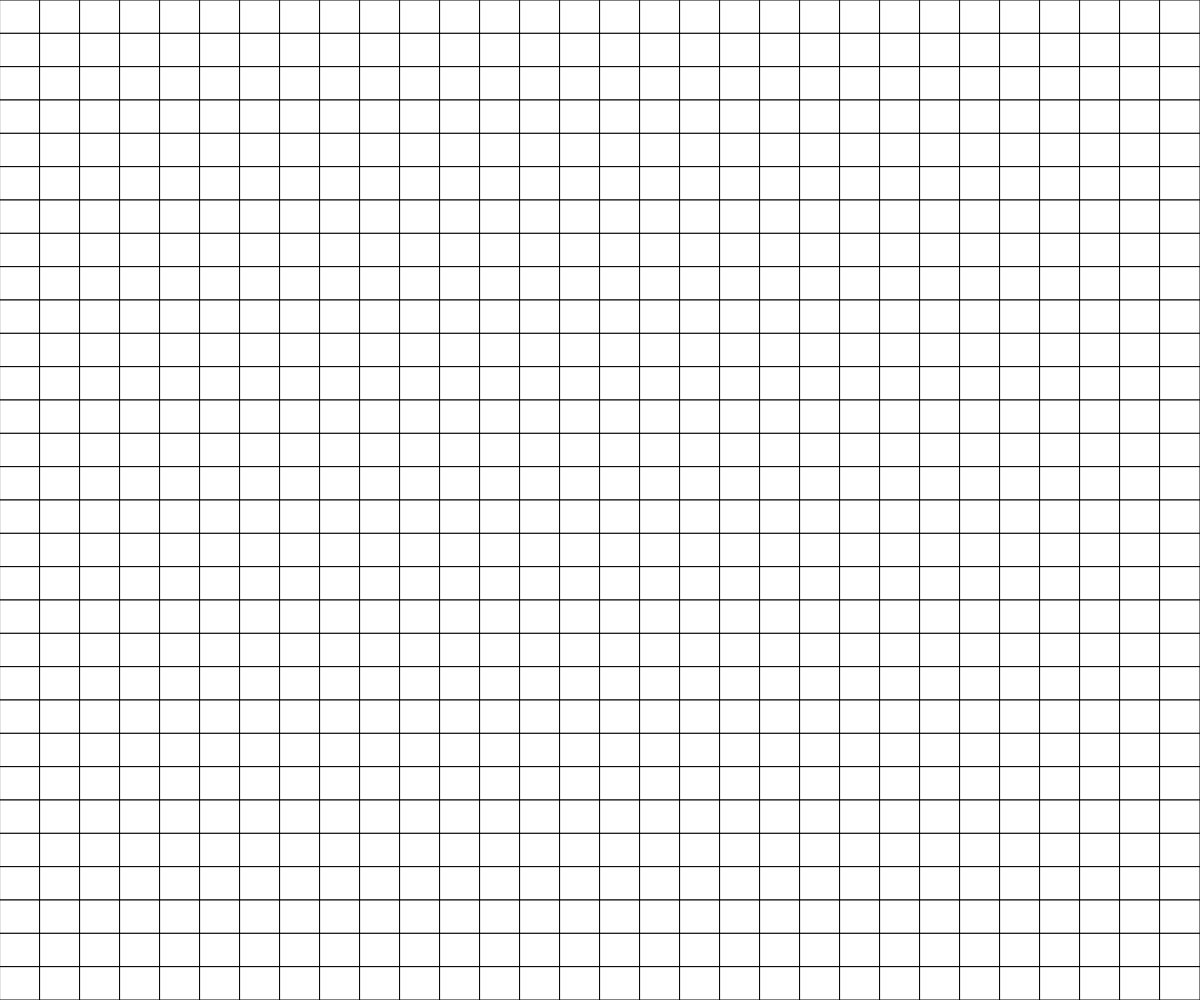
Frame 1 (no input)
Frame 60 (no input): identical to frame 1, image omitted
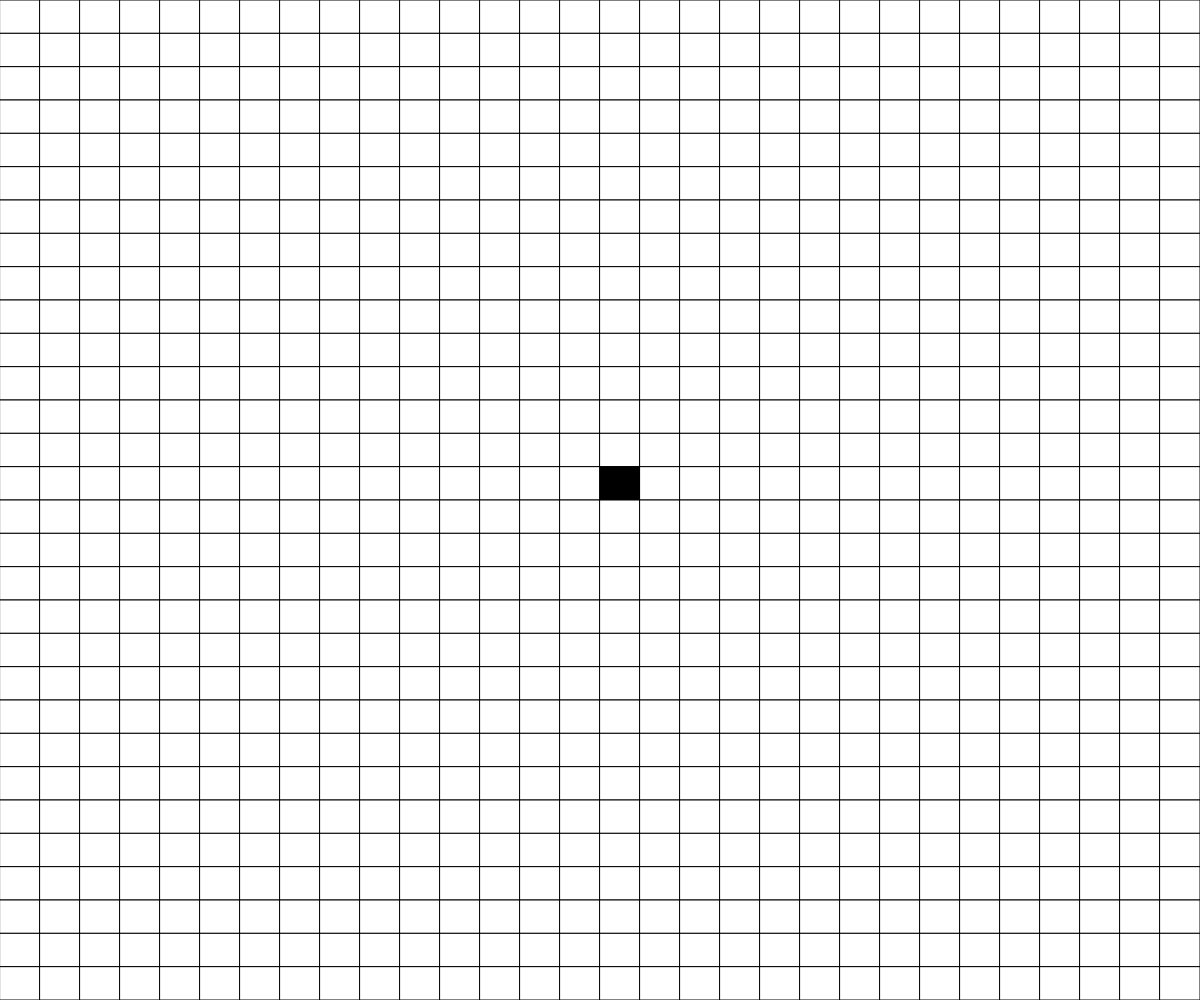
Frame 120 (the mouse pressed at the canvas centre since frame 60)

The p5.js sketch that drew these frames (run headless with seeded random() and noise() and a simulated clock; from frame 60 on, the mouse is pressed at the canvas centre):

// p5.js sketch
// ── sketch.js
// Project Title
// Your Name
// Date
//
// Extra for Experts:
// - describe what you did to take this project "above and beyond"

const ROWS = 30;
const COLS = 30;
let grid; 
let cellW;
let cellH;


function setup() {
  createCanvas(windowWidth, windowHeight);
  cellW = width/COLS;
  cellH = height/ROWS;
  grid = create2DArray(ROWS,COLS);
}

function draw() {
  background(220);
  displayGrid(grid);
}


function create2DArray(COLS,ROWS){
  let emptAr = [];
  for (let y = 0; y <ROWS; y ++){
    emptAr.push([]);
    for (let x = 0; x <COLS; x ++){
      emptAr[y].push(0);
    }
  }
  return emptAr;
}

function createRandom2DArray(COLS,ROWS){
  let emptAr = [];
  for (let y = 0; y <ROWS; y ++){
    emptAr.push([]);
    for (let x = 0; x <COLS; x ++){
      if (random(100) > 50){
        emptAr[y].push(1);
      }
      else {
        emptAr[y].push(0);
      }
    }
  }
  return emptAr;
}

function displayGrid(grid){
  for (let y = 0; y <ROWS; y ++){
    for (let x = 0; x <COLS; x ++){
      if (grid[y][x] === 1 ){
        fill("black");
      }
      else if (grid[y][x] === 0){
        fill("white");
      }
      rect( x*cellW, y*cellH, cellW,cellH);
    }
  }

}

function mousePressed(){
  let gridX = Math.floor(mouseX/cellW);
  let gridY = Math.floor(mouseY/cellH);
  console.log(gridX);
  console.log(gridY);
  if (grid[gridY][gridX] === 0){
    grid[gridY][gridX] = 1;
  }
  else if (grid[gridY][gridX] === 1 ){
    grid[gridY][gridX] = 0;
  }
}
  
